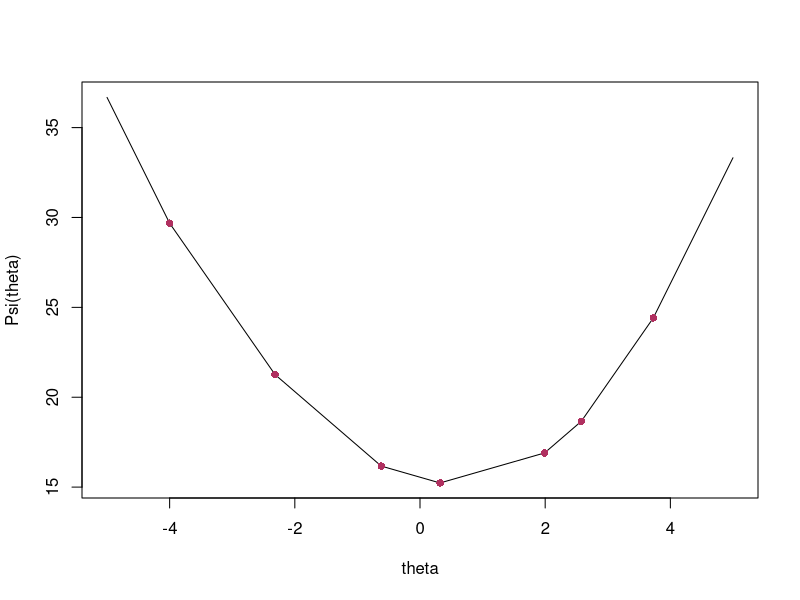
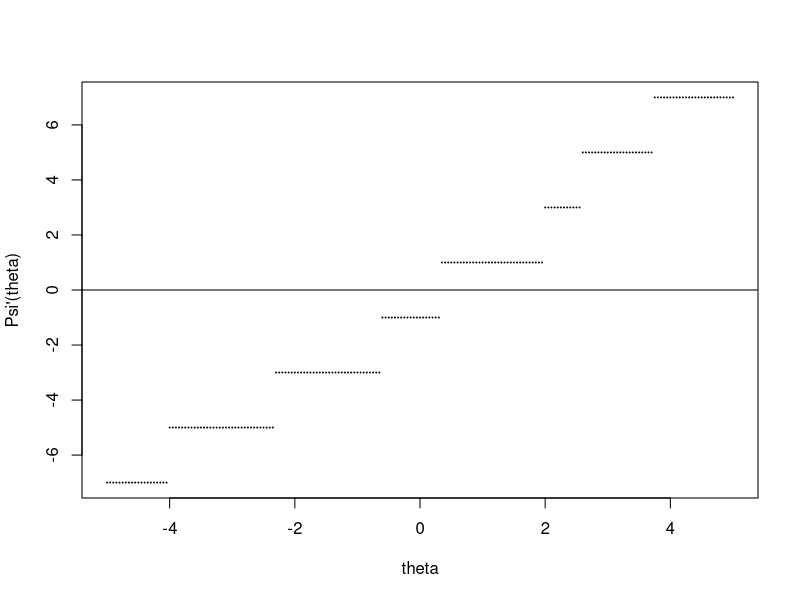
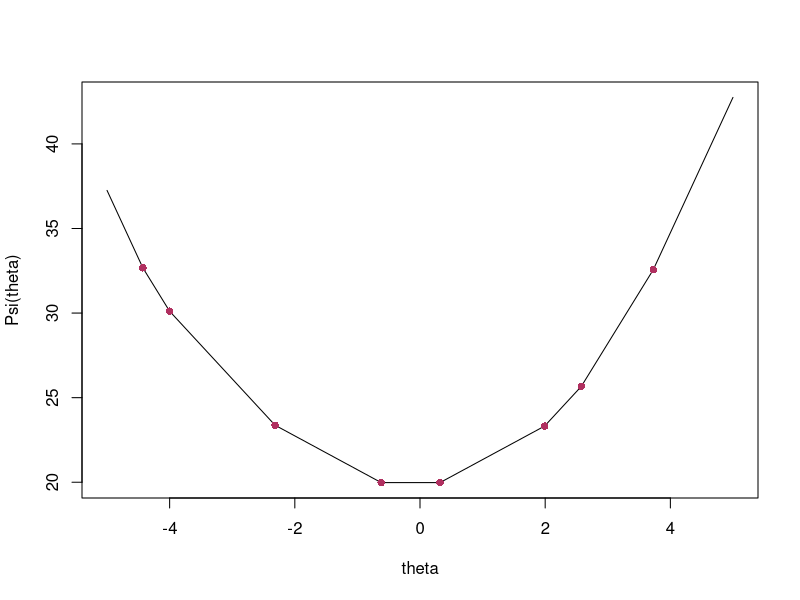
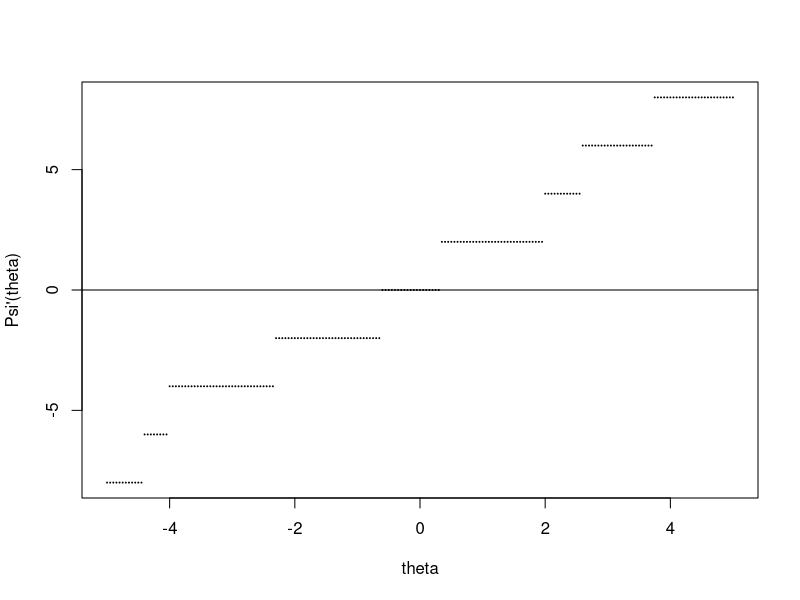

These charts were generated, in order, by the following R code:
set.seed(707)
n = 7
x = runif(n, -5, 5)
psi = function(theta) sum(abs(x - theta))
psi_prime = function(theta) -sum(sign(x - theta))
theta = seq(-5, 5, 0.05)
plot(theta, sapply(theta, psi), type = "l", xlab="theta", ylab="Psi(theta)")
for (i in x) points(x = i, y = psi(i), col="maroon", pch = 16)

plot(theta, sapply(theta, psi_prime), xlab="theta", ylab="Psi'(theta)", cex=0.2, pch = 20)
abline(h = 0, lty = 1)

set.seed(707)
n = 8
x = runif(n, -5, 5)
psi = function(theta) sum(abs(x - theta))
psi_prime = function(theta) -sum(sign(x - theta))
theta = seq(-5, 5, 0.05)
plot(theta, sapply(theta, psi), type = "l", xlab="theta", ylab="Psi(theta)")
for (i in x) points(x = i, y = psi(i), col="maroon", pch = 16)

plot(theta, sapply(theta, psi_prime), xlab="theta", ylab="Psi'(theta)", cex=0.2, pch = 20)
abline(h = 0, lty = 1)
